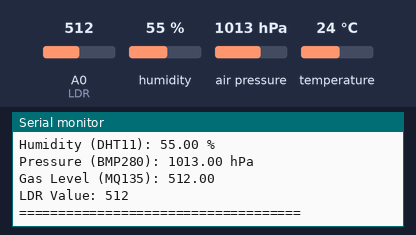
Bench run of a sketch on a simulated ESP8266 (NodeMCU). Parts: the last lines printed to the serial monitor. Inputs (shaded band) come from the test bench; at power-on: humidity 55 %, A0 (LDR) = 512, air pressure 1013 hPa, temperature 24 °C.

Above: at 1.2 s.
1.3 s: humidity set to 22 %
2.8 s: A0 (LDR) set to 716
At 4.2 s:
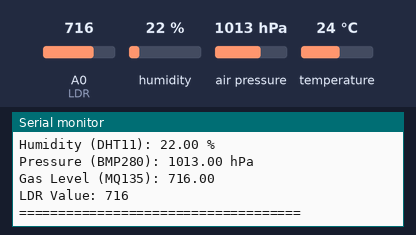
4.3 s: air pressure set to 952 hPa
5.8 s: temperature set to 12 °C
7.3 s: A0 (LDR) set to 992
At 8.5 s:
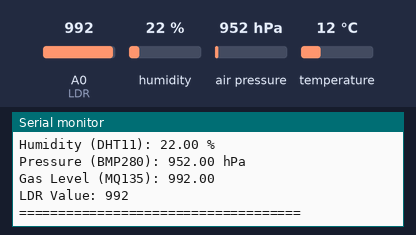
Timing chart, 0 to 9.8 s (numbered marks = the images above; inputs shaded):
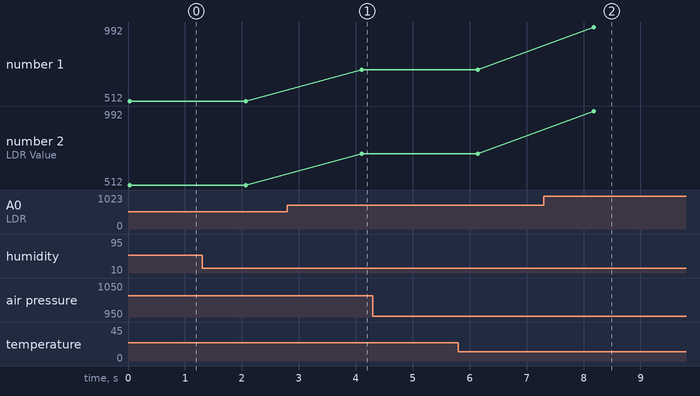

The sketch:

weatherstation_bmp_ldr_dht_mq135.ino
```cpp
#include <Wire.h>
#include <Adafruit_Sensor.h>
#include <Adafruit_BMP280.h>
#include <DHT.h>

#define DHTPIN D3       // DHT11 data pin
#define DHTTYPE DHT11   // Define the DHT sensor type

DHT dht(DHTPIN, DHTTYPE);
Adafruit_BMP280 bmp;    // Create a BMP280 object

void setup() {
  Serial.begin(115200);

  // Initialize sensors
  dht.begin();
  if (!bmp.begin(0x76)) {
    Serial.println("Could not find a valid BMP280 sensor!");
    while (1); // Stop execution if BMP280 is not found
  }

  Serial.println("Sensors initialized. Reading data...");
}

void loop() {
  // Read data from sensors
  float temperature = dht.readTemperature();
  float humidity = dht.readHumidity();
  float pressure = bmp.readPressure() / 100.0; // Convert to hPa
  float gas = analogRead(A0); // MQ135
  int ldrValue = analogRead(A0); // LDR

  // Print sensor values to Serial Monitor
  Serial.println("====================================");
  Serial.print("Temperature (DHT11): "); Serial.print(temperature); Serial.println(" *C");
  Serial.print("Humidity (DHT11): "); Serial.print(humidity); Serial.println(" %");
  Serial.print("Pressure (BMP280): "); Serial.print(pressure); Serial.println(" hPa");
  Serial.print("Gas Level (MQ135): "); Serial.println(gas);
  Serial.print("LDR Value: "); Serial.println(ldrValue);
  Serial.println("====================================");

  delay(2000); // Wait for 2 seconds before reading again
}
```

Measured:
- after the input at 2.8 s, the serial monitor: prints a new line after 1.3 s (image 1)
- after the input at 7.3 s, the serial monitor: prints a new line after 0.88 s (image 2)
- plotted number 1: 512 → 716 after the input at 2.8 s, 716 → 992 after the input at 7.3 s
- plotted number 2: 512 → 716 after the input at 2.8 s, 716 → 992 after the input at 7.3 s
